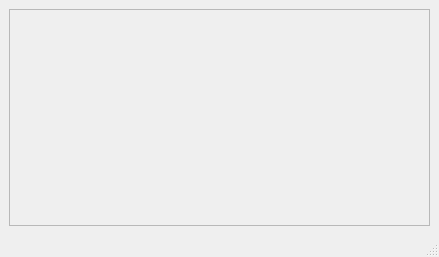
<?xml version="1.0" encoding="UTF-8"?>
<ui version="4.0">
 <class>MainWindow</class>
 <widget class="QMainWindow" name="MainWindow">
  <property name="geometry">
   <rect>
    <x>0</x>
    <y>0</y>
    <width>439</width>
    <height>257</height>
   </rect>
  </property>
  <property name="windowTitle">
   <string>MainWindow</string>
  </property>
  <widget class="QWidget" name="centralwidget">
   <layout class="QVBoxLayout" name="verticalLayout">
    <item>
     <widget class="QScrollArea" name="scrollArea">
      <property name="widgetResizable">
       <bool>true</bool>
      </property>
      <widget class="QWidget" name="scrollAreaWidgetContents">
       <property name="geometry">
        <rect>
         <x>0</x>
         <y>0</y>
         <width>419</width>
         <height>196</height>
        </rect>
       </property>
      </widget>
     </widget>
    </item>
   </layout>
  </widget>
  <widget class="QMenuBar" name="menubar">
   <property name="geometry">
    <rect>
     <x>0</x>
     <y>0</y>
     <width>439</width>
     <height>21</height>
    </rect>
   </property>
  </widget>
  <widget class="QStatusBar" name="statusbar"/>
 </widget>
 <resources/>
 <connections/>
</ui>
